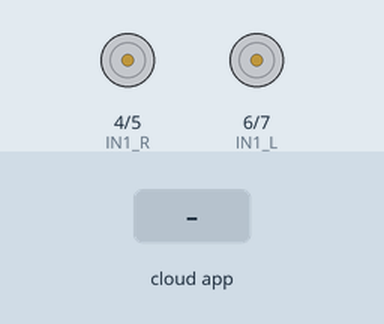
Bench run of a sketch on a simulated Arduino Uno, built with avr-gcc and run on an emulated ATmega328P. Parts: motor-driver pin pairs drawn as motors (green arrow = first pin HIGH = forward, orange = second pin HIGH = backward, longer = more drive). The test bench sets the inputs (shaded band). The ROS host is connected and sends only what is stated.

Above: at 1.2 s.
1.3 s: the phone or cloud app sets linear.x to -100
At 2.2 s:
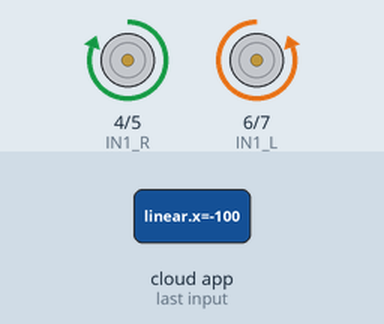
2.8 s: the phone or cloud app sets linear.x to 100
At 3.3 s:
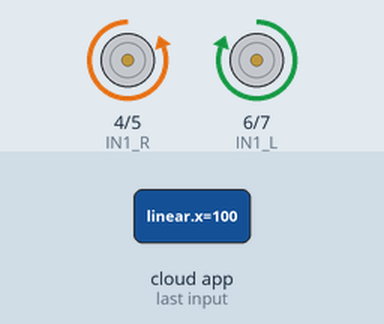
4.3 s: the phone or cloud app sets linear.x to 0
At 5.5 s:
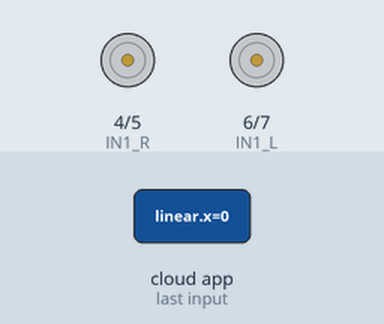
5.8 s: the phone or cloud app sets angular.z to -100
At 6.8 s:
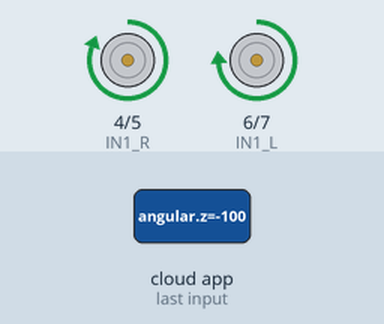
7.3 s: the phone or cloud app sets angular.z to 100
At 7.9 s:
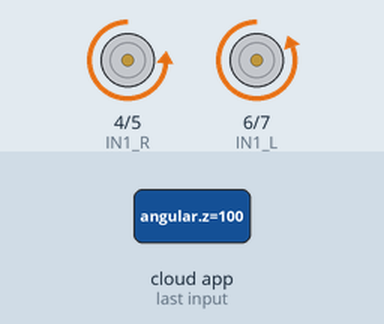
8.8 s: the phone or cloud app sets linear.x to 100
At 9.1 s:
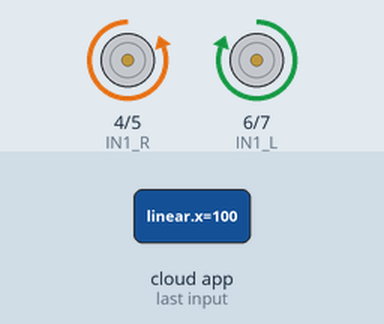
Timing chart, 0 to 11.3 s (numbered marks = the images above; inputs shaded):
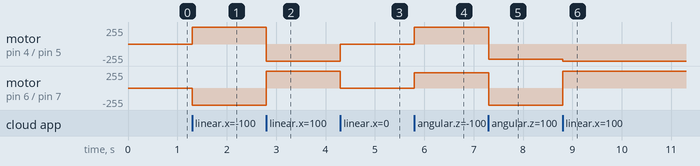

Measured:
- after the input at 1.3 s, motor on pin 4 (IN1_R) / pin 5 (IN2_R): stopped → forward 255/255 at once; motor on pin 6 (IN1_L) / pin 7 (IN2_L): stopped → backward 255/255 at once
- after the input at 2.8 s, motor on pin 4 (IN1_R) / pin 5 (IN2_R): forward 255/255 → backward 255/255 at once; motor on pin 6 (IN1_L) / pin 7 (IN2_L): backward 255/255 → forward 255/255 at once
- after the input at 4.3 s, motor on pin 4 (IN1_R) / pin 5 (IN2_R): backward 255/255 → stopped at once; motor on pin 6 (IN1_L) / pin 7 (IN2_L): forward 255/255 → stopped at once
- after the input at 5.8 s, motor on pin 4 (IN1_R) / pin 5 (IN2_R): stopped → forward 255/255 at once; motor on pin 6 (IN1_L) / pin 7 (IN2_L): stopped → forward 229/255 at once
- after the input at 7.3 s, motor on pin 4 (IN1_R) / pin 5 (IN2_R): forward 255/255 → backward 229/255 at once; motor on pin 6 (IN1_L) / pin 7 (IN2_L): forward 229/255 → backward 255/255 at once
- after the input at 8.8 s, motor on pin 4 (IN1_R) / pin 5 (IN2_R): backward 229/255 → backward 255/255 at once; motor on pin 6 (IN1_L) / pin 7 (IN2_L): backward 255/255 → forward 255/255 at once

The sketch:

dc_ros.ino
```cpp
#include <ros.h>
#include <geometry_msgs/Twist.h>


#define IN1_L 6
#define IN2_L 7

#define IN1_R 4
#define IN2_R 5

float w_r = 0, w_l = 0, speed_ang = 0, speed_lin = 0, d_R, d_L, wl, wr;
float wheel_rad = 0.0325, wheel_sep = 0.295;

ros::NodeHandle nh;
void messageCb( const geometry_msgs::Twist& msg){
  speed_ang = msg.angular.z;
  speed_lin = msg.linear.x;
  w_r = (speed_lin/wheel_rad) + ((speed_ang*wheel_sep)/(2.0*wheel_rad));
  w_l = (speed_lin/wheel_rad) - ((speed_ang*wheel_sep)/(2.0*wheel_rad));
  wl = constrain(abs(w_r), 0, 5);
  wr = constrain(abs(w_l), 0, 5);
  d_R = map(wl*10, 0, 5*10, 0, 255);
  d_L = map(wr*10, 0, 5*10, 0, 255);
}
ros::Subscriber<geometry_msgs::Twist> sub("cmd_vel", &messageCb );

void setup(){

nh.getHardware()->setBaud(115200);
  digitalWrite(IN1_L, LOW);
  digitalWrite(IN2_L, LOW);
  digitalWrite(IN1_R, LOW);
  digitalWrite(IN2_R, LOW);

  pinMode(IN1_L, OUTPUT);
  pinMode(IN2_L, OUTPUT);
  pinMode(IN1_R, OUTPUT);
  pinMode(IN2_R, OUTPUT);

  nh.initNode();
  nh.subscribe(sub);

}


void loop(){


  nh.spinOnce();
  wheel_L();
  wheel_R();

}
```

wheel_L.ino
```cpp
void wheel_L (){

  if (w_l > 0){
    analogWrite(IN1_L, d_L);
    digitalWrite(IN2_L, LOW);
  }

  else if (w_l < 0){
    digitalWrite(IN1_L, LOW);
    analogWrite(IN2_L, d_L);
  }

  else if (w_l == 0){
    digitalWrite(IN1_L, LOW);
    digitalWrite(IN2_L, LOW);
  }

}
```

wheel_R.ino
```cpp
void wheel_R (){

  if (w_r > 0){
    digitalWrite(IN1_R, LOW);
    analogWrite(IN2_R, d_R);
  }

  else if (w_r < 0){
    analogWrite(IN1_R, d_R);
    digitalWrite(IN2_R, LOW);
  }

  else if (w_r == 0){
    digitalWrite(IN1_R, LOW);
    digitalWrite(IN2_R, LOW);
  }

}
```
